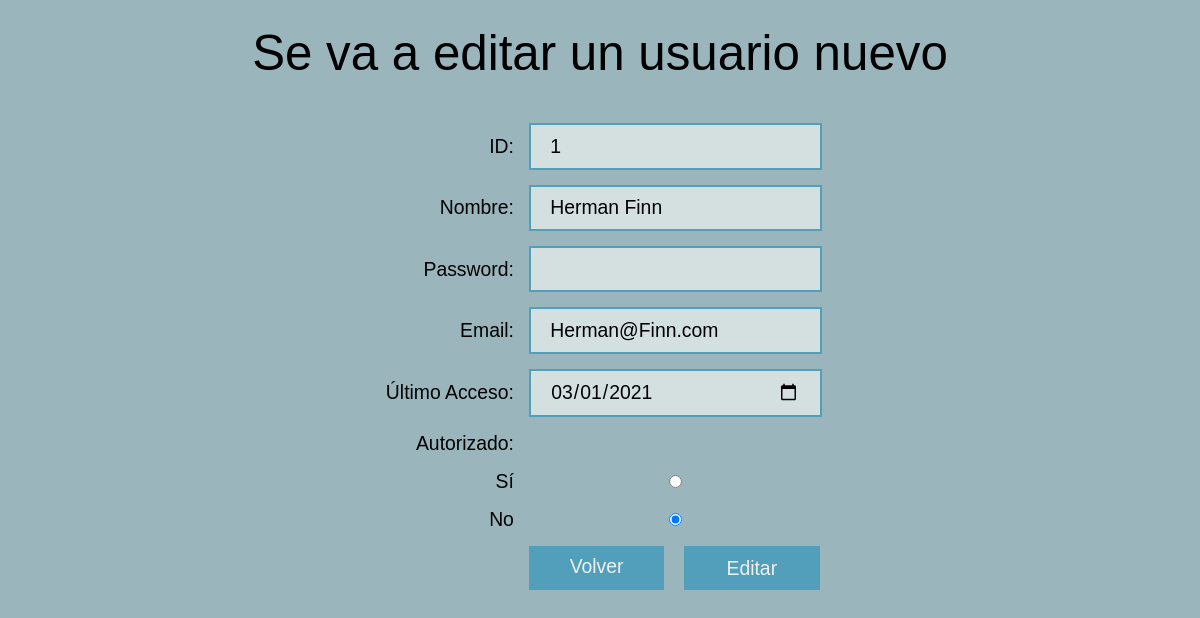
Page /formUsuarios.php?editar=1 (signed in) on the committed database.
### tables this page shows
CREATE TABLE `user` (
  `UserID` int(11) NOT NULL,
  `BirthDate` date DEFAULT NULL,
  `Email` varchar(100) NOT NULL,
  `Address` varchar(100) DEFAULT NULL,
  `PostalCode` varchar(5) DEFAULT NULL,
  `Password` varchar(50) NOT NULL,
  `City` varchar(50) DEFAULT NULL,
  `State` varchar(50) DEFAULT NULL,
  `FullName` varchar(50) NOT NULL,
  `LastAccess` date DEFAULT NULL,
  `Enabled` int(11) NOT NULL
);

### baseDatos.php (called while the page is built, shortened)
<?php
    Class Connection{
        public function __construct(){
            try{
                $this->conn_db = new PDO('mysql:host='.DB_HOST.'; dbname='.DB_NAME.'', DB_USER, DB_PASS);
                $this->conn_db->setAttribute(PDO::ATTR_ERRMODE, PDO::ERRMODE_EXCEPTION);
                return $this->conn_db;
            }catch(Exception $e){
                echo "Error: " . $e->getLine();
            }
        }
    }
    class Users extends Connection{
        public function getUsuarios($user_id){
            $sql = "SELECT UserID, FullName, Password, Email, LastAccess, Enabled
                    FROM user
                    WHERE UserID =?";
            $stmt=$this->conn_db->prepare($sql);
            $stmt->execute([$user_id]);
            $row=$stmt->fetch(PDO::FETCH_ASSOC);
            if ($row>0){
                return $row;
            } else {
                echo "<div class='feedback'><p>Error al obtener usuario.</p></div>";
            }
        }
    }
?>

### formUsuarios.php (the view, shortened to what this page needs)
<!DOCTYPE html>
<html lang="es">
<head>
    <link rel="stylesheet" type="text/css" href="css/estilos.css">
</head>
<body>
    <?php
        include "baseDatos.php";
        $users = new Users();
    ?>
    <section class="center">
        <?php
            if(isset($_GET['editar'])){
                $user_id = $_GET['editar'];
                $usuarios = $users->getUsuarios($user_id);
                echo "<h2>Se va a editar un usuario nuevo</h2><br>";
            }elseif(isset($_GET['borrar'])){
                $user_id = $_GET['borrar'];
                $usuarios = $users->getUsuarios($user_id);
                echo "<h2>Se va a borrar un usuario nuevo</h2><br>";
            }
        ?>
    <?php
            if(isset($_POST['anadir'])){
                $users->crearUsuario($id, $nombre, $pass, $email, $acceso, $enabled);
            }elseif(isset($_POST['editar'])){
                $users->editarUsuario($id, $nombre, $pass, $email, $acceso, $enabled);
            }elseif(isset($_POST['borrar'])){
                $users->borrarUsuario($id);
            }else{?>
                <form action="formUsuarios.php" method="POST">
                    <label for="id">ID: </label>
                    <input type="number" name="id" id="id" value=<?php echo $usuarios['UserID'];?>>
                    <label for="name">Nombre: </label>
                    <input type="text" name="name" id="name" value="<?php echo $usuarios['FullName'];?>">
                    <label for="pass">Password: </label>
                    <input type="password" name="pass" id="pass" value=<?php echo $usuarios['Password'];?>>
                    <label for="email">Email: </label>
                    <input type="email" name="email" id="email" value=<?php echo $usuarios['Email'];?>>
                    <label for="email">Último Acceso: </label>
                    <input type="date" name="access" id="access" value=<?php echo $usuarios['LastAccess'];?>>
                    <label for="enabled">Autorizado: </label><br>
                    <label for="enabled">Sí</label>
                    <input type="radio" name="enabled" id="enabled" value="1" <?php if ($usuarios['Enabled']=='1') echo 'checked';?>>
                    <label for="enabled">No</label>
                    <input type="radio" name="enabled" id="enabled" value="0" <?php if ($usuarios['Enabled']=='0') echo 'checked';?>>
                    <?php
                        if (isset($_GET['editar'])){
                            echo "<a class='btn-rtn' href='usuarios.php'>Volver</a>
                            <button class='btn-form' input type='submit' name='editar' value='Editar'>Editar</button>";
                        }else if(isset($_GET['borrar'])){
                            echo "<a class='btn-rtn' href='usuarios.php'>Volver</a>
                            <button class='btn-form' input type='submit' name='borrar' value='Borrar'>Borrar</button>";
                        }else{
                            echo "<a class='btn-rtn' href='usuarios.php'>Volver</a>
                            <button class='btn-form' input type='submit' name='anadir' value='Añadir'>Añadir</button>";
                        }
                    ?>
                </form>
        <?php
            }
        ?>
</section>
</body>
</html>

### css/estilos.css (style rules this page uses)
:root { --dark: #529fbb; --med: #9bb5bd; --light: #d4e0e0; --text-dark: #185f8a; --text-light: #eff0f0; }
* { margin: 0; padding: 0; font-size: 1.1rem; font-weight: 100; vertical-align: baseline; font-family: Arial, sans-serif; color: var(--text-darkdark); box-sizing: border-box; border-style: none; text-decoration: none; }
h2 { font-size: 2.8rem; margin-top: 2%; margin-bottom: 2%; }
body { background-color: var(--med); margin: 2% 10%; }
form { display:grid; grid-template-columns: max-content max-content; grid-gap:15px; justify-content: center; align-items: center; }
label { text-align:right; }
input { padding: 0.5em 1em; border-style: solid; border-radius: 0; background-color: var(--light); border-color: var(--dark); }
.center { height: 100%; width: 100%; text-align: center; }
.btn-rtn { background-color: var(--dark); color: var(--text-light); text-decoration: none; text-align: center; display: inline-block; margin-inline-start: 111%; padding: 0.5rem; width: 7em; height: 2.3em; }
.btn-form { background-color: var(--dark); color: var(--text-light); text-decoration: none; display: inline-block; margin-inline-start: 53%; cursor: pointer; width: 7em; height: 2.3em; }

### rows in the picture
user: id "1", name "Herman Finn", email "Herman@Finn.com", access "03/01/2021", Enabled "☐ Autorizado:", Enabled "☑"
